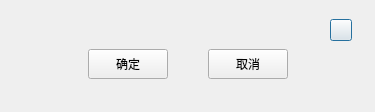
<?xml version="1.0" encoding="UTF-8"?>
<ui version="4.0">
 <class>SystemInquiryDlg</class>
 <widget class="QDialog" name="SystemInquiryDlg">
  <property name="geometry">
   <rect>
    <x>0</x>
    <y>0</y>
    <width>371</width>
    <height>112</height>
   </rect>
  </property>
  <property name="windowTitle">
   <string>Dialog</string>
  </property>
  <layout class="QHBoxLayout" name="horizontalLayout_2">
   <property name="spacing">
    <number>0</number>
   </property>
   <item>
    <widget class="QWidget" name="solidWgt" native="true">
     <property name="minimumSize">
      <size>
       <width>353</width>
       <height>0</height>
      </size>
     </property>
     <property name="maximumSize">
      <size>
       <width>353</width>
       <height>16777215</height>
      </size>
     </property>
     <layout class="QVBoxLayout" name="verticalLayout">
      <property name="spacing">
       <number>0</number>
      </property>
      <property name="leftMargin">
       <number>0</number>
      </property>
      <property name="topMargin">
       <number>0</number>
      </property>
      <property name="rightMargin">
       <number>0</number>
      </property>
      <property name="bottomMargin">
       <number>0</number>
      </property>
      <item>
       <spacer name="verticalSpacer">
        <property name="orientation">
         <enum>Qt::Vertical</enum>
        </property>
        <property name="sizeType">
         <enum>QSizePolicy::Fixed</enum>
        </property>
        <property name="sizeHint" stdset="0">
         <size>
          <width>20</width>
          <height>8</height>
         </size>
        </property>
       </spacer>
      </item>
      <item>
       <widget class="QWidget" name="titleWgt" native="true">
        <property name="minimumSize">
         <size>
          <width>0</width>
          <height>22</height>
         </size>
        </property>
        <property name="maximumSize">
         <size>
          <width>16777215</width>
          <height>22</height>
         </size>
        </property>
        <layout class="QHBoxLayout" name="horizontalLayout_4">
         <property name="spacing">
          <number>0</number>
         </property>
         <property name="leftMargin">
          <number>0</number>
         </property>
         <property name="topMargin">
          <number>0</number>
         </property>
         <property name="rightMargin">
          <number>0</number>
         </property>
         <property name="bottomMargin">
          <number>0</number>
         </property>
         <item>
          <spacer name="horizontalSpacer_10">
           <property name="orientation">
            <enum>Qt::Horizontal</enum>
           </property>
           <property name="sizeType">
            <enum>QSizePolicy::Fixed</enum>
           </property>
           <property name="sizeHint" stdset="0">
            <size>
             <width>21</width>
             <height>19</height>
            </size>
           </property>
          </spacer>
         </item>
         <item>
          <widget class="QLabel" name="Title">
           <property name="minimumSize">
            <size>
             <width>0</width>
             <height>22</height>
            </size>
           </property>
           <property name="maximumSize">
            <size>
             <width>16777215</width>
             <height>22</height>
            </size>
           </property>
           <property name="styleSheet">
            <string notr="true">font-size:14px;
font-family:&quot;Microsoft YaHei&quot;;
color:rgb(121, 140, 167);</string>
           </property>
           <property name="text">
            <string/>
           </property>
          </widget>
         </item>
         <item>
          <spacer name="horizontalSpacer_11">
           <property name="orientation">
            <enum>Qt::Horizontal</enum>
           </property>
           <property name="sizeHint" stdset="0">
            <size>
             <width>236</width>
             <height>19</height>
            </size>
           </property>
          </spacer>
         </item>
         <item>
          <widget class="QPushButton" name="OperTipCloseBtn">
           <property name="minimumSize">
            <size>
             <width>22</width>
             <height>22</height>
            </size>
           </property>
           <property name="maximumSize">
            <size>
             <width>22</width>
             <height>22</height>
            </size>
           </property>
           <property name="text">
            <string/>
           </property>
          </widget>
         </item>
         <item>
          <spacer name="horizontalSpacer_12">
           <property name="orientation">
            <enum>Qt::Horizontal</enum>
           </property>
           <property name="sizeType">
            <enum>QSizePolicy::Fixed</enum>
           </property>
           <property name="sizeHint" stdset="0">
            <size>
             <width>12</width>
             <height>20</height>
            </size>
           </property>
          </spacer>
         </item>
        </layout>
       </widget>
      </item>
      <item>
       <widget class="QWidget" name="contentWgt" native="true">
        <property name="sizePolicy">
         <sizepolicy hsizetype="Preferred" vsizetype="Preferred">
          <horstretch>0</horstretch>
          <verstretch>0</verstretch>
         </sizepolicy>
        </property>
        <property name="minimumSize">
         <size>
          <width>0</width>
          <height>0</height>
         </size>
        </property>
       </widget>
      </item>
      <item>
       <layout class="QHBoxLayout" name="horizontalLayout">
        <property name="spacing">
         <number>0</number>
        </property>
        <item>
         <spacer name="horizontalSpacer_2">
          <property name="orientation">
           <enum>Qt::Horizontal</enum>
          </property>
          <property name="sizeHint" stdset="0">
           <size>
            <width>40</width>
            <height>20</height>
           </size>
          </property>
         </spacer>
        </item>
        <item>
         <widget class="QPushButton" name="okButton">
          <property name="minimumSize">
           <size>
            <width>80</width>
            <height>30</height>
           </size>
          </property>
          <property name="maximumSize">
           <size>
            <width>80</width>
            <height>30</height>
           </size>
          </property>
          <property name="text">
           <string>确定</string>
          </property>
         </widget>
        </item>
        <item>
         <spacer name="horizontalSpacer">
          <property name="orientation">
           <enum>Qt::Horizontal</enum>
          </property>
          <property name="sizeType">
           <enum>QSizePolicy::Fixed</enum>
          </property>
          <property name="sizeHint" stdset="0">
           <size>
            <width>40</width>
            <height>20</height>
           </size>
          </property>
         </spacer>
        </item>
        <item>
         <widget class="QPushButton" name="cancelButton">
          <property name="minimumSize">
           <size>
            <width>80</width>
            <height>30</height>
           </size>
          </property>
          <property name="maximumSize">
           <size>
            <width>80</width>
            <height>30</height>
           </size>
          </property>
          <property name="text">
           <string>取消</string>
          </property>
         </widget>
        </item>
        <item>
         <spacer name="horizontalSpacer_3">
          <property name="orientation">
           <enum>Qt::Horizontal</enum>
          </property>
          <property name="sizeHint" stdset="0">
           <size>
            <width>40</width>
            <height>20</height>
           </size>
          </property>
         </spacer>
        </item>
       </layout>
      </item>
      <item>
       <spacer name="verticalSpacer_2">
        <property name="orientation">
         <enum>Qt::Vertical</enum>
        </property>
        <property name="sizeType">
         <enum>QSizePolicy::Fixed</enum>
        </property>
        <property name="sizeHint" stdset="0">
         <size>
          <width>20</width>
          <height>22</height>
         </size>
        </property>
       </spacer>
      </item>
     </layout>
    </widget>
   </item>
  </layout>
 </widget>
 <resources/>
 <connections/>
</ui>
